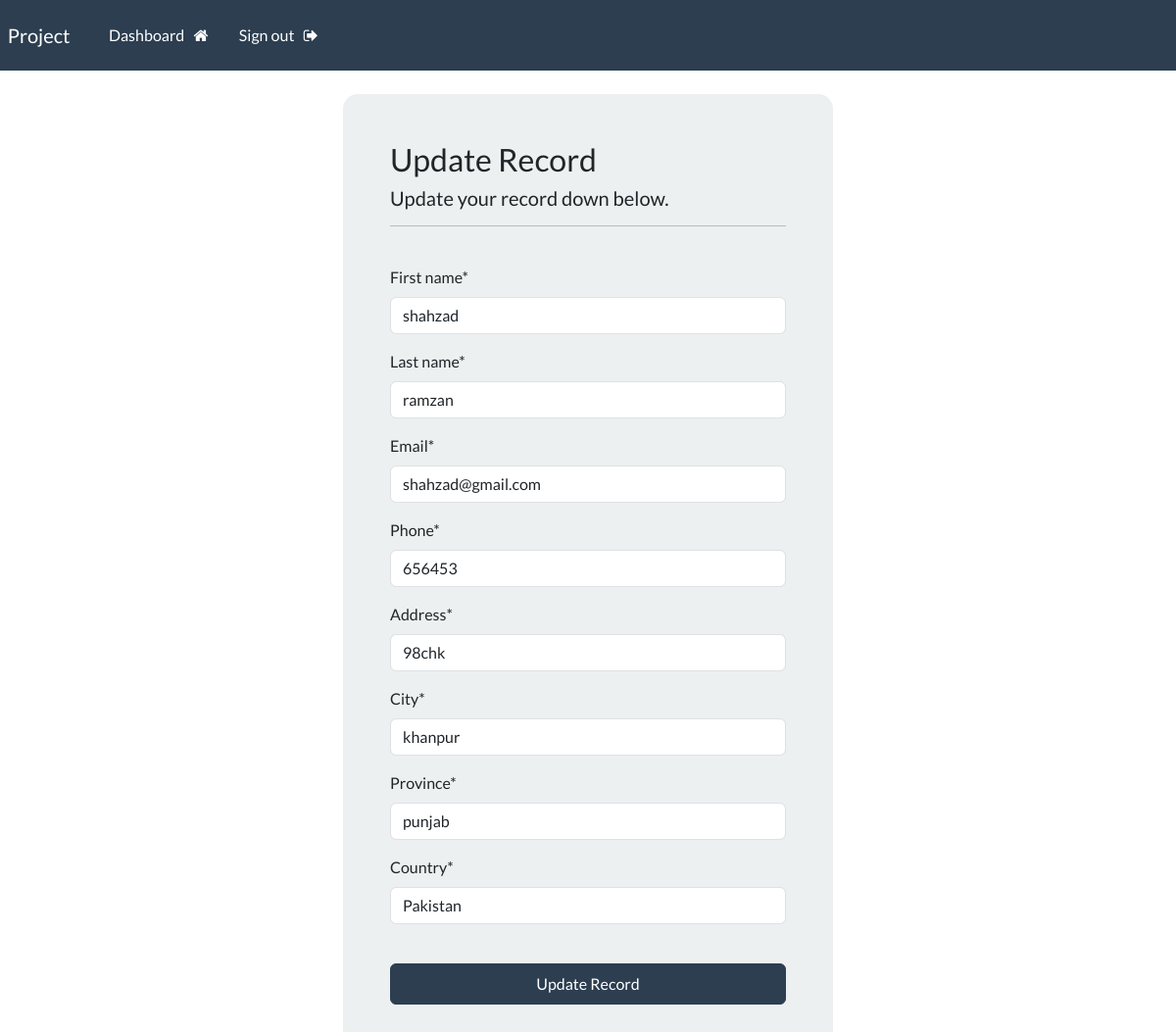
The page /update-record/3 (signed in) on the database its author committed.
### webapp/models.py (models this page shows, shortened)
class Record(models.Model):
    creation_date = models.DateTimeField(auto_now_add=True)
    first_name=models.CharField(max_length=100)
    last_name = models.CharField(max_length=100)
    email = models.CharField(max_length=100)
    phone = models.CharField(max_length=100)
    address = models.CharField(max_length=100)
    city = models.CharField(max_length=100)
    province = models.CharField(max_length=100)
    country = models.CharField(max_length=100)

### webapp/views.py (the view)
# urls.py: path('update-record/<int:pk>',views.update_record,name="update-record"),
@login_required(login_url='login')
def update_record(request,pk):
    record=Record.objects.get(id=pk)
    form=UpdateRecordForm(instance=record)
    if request.method=='POST':
        form=UpdateRecordForm(request.POST,instance=record)
        if form.is_valid():
            form.save()
            return redirect('dashboard')
    context={'form':form}
    return render(request,'webapp/update-record.html',context)

### webapp/forms.py
class UpdateRecordForm(forms.ModelForm):
    class Meta:
        model=Record
        fields=['first_name','last_name','email','phone','address','city','province','country']

### webapp/templates/webapp/update-record.html (shortened to what this page needs)
{% extends 'webapp/base.html' %}
{% load crispy_forms_tags %}
{% block content %}
<body>
    <div class="container bg-light shadow-md p-5 form-layout" id="form-layout">
        <h3>Update Record</h3>
        <h5>Update your record down below.</h5>
        <hr>
        <br>
        <form method="POST" autocomplete="off">
            {{ form|crispy }}
            <br>
            <button type="submit" class="btn btn-primary w-100 btn-block p-2">Update Record</button>
        </form>
    </div>
</body>
{% endblock %}

### webapp/static/css/styles.css (style rules this page uses)
#form-layout { border-radius: 15px; width:500px; }

### rows shown on the page
Record: first_name "shahzad", last_name "ramzan", email "shahzad@gmail.com", phone "656453", address "98chk", city "khanpur", province "punjab", country "Pakistan"
